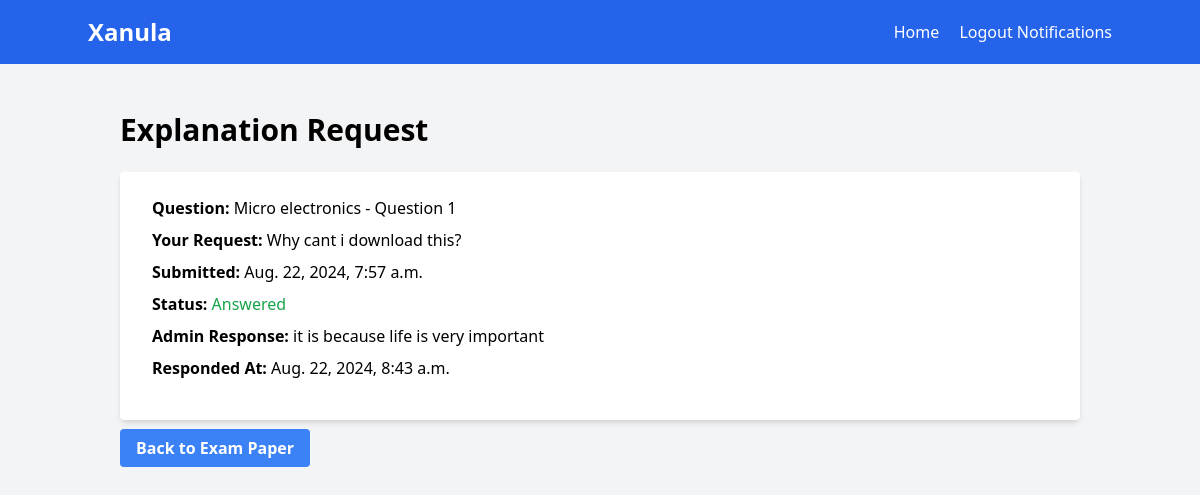
Screenshot of /explanation-request-detail/1/ (signed in) with the database file from the repository.
### core/models.py (models this page shows, shortened)
class ExplanationRequest(models.Model):
    STATUS_CHOICES = (
        ('pending', 'Pending'),
        ('answered', 'Answered'),
    )
    user = models.ForeignKey(User, on_delete=models.CASCADE)
    question = models.ForeignKey(PastExamQuestion, on_delete=models.CASCADE)
    request_text = models.TextField()
    admin_response = models.TextField(blank=True, null=True)
    created_at = models.DateTimeField(auto_now_add=True)
    responded_at = models.DateTimeField(null=True, blank=True)
    status = models.CharField(max_length=10, choices=STATUS_CHOICES, default='pending')

class PastExamQuestion(models.Model):
    exam_paper = models.ForeignKey(PastExamPaper, on_delete=models.CASCADE)
    question_number = models.PositiveIntegerField()
    video_solution_url = models.URLField(help_text="YouTube video URL for the solution", blank=True)
    written_solution = models.FileField(upload_to='past_exam_solutions/pdfs/')
    class Meta:
        unique_together = ['exam_paper', 'question_number']
    def __str__(self):
        return f"{self.exam_paper.name} - Question {self.question_number}"

class PastExamPaper(models.Model):
    name = models.CharField(max_length=200)
    subject = models.ForeignKey(Subject, on_delete=models.CASCADE)
    year = models.PositiveIntegerField()
    pdf_file = models.FileField(upload_to='past_exam_papers/')
    is_paid = models.BooleanField(default=False)

### core/views.py (the view)
# urls.py: path('explanation-request-detail/<int:pk>/', ExplanationRequestDetailView.as_view(), name='explanation_request_detail'),
class ExplanationRequestDetailView(LoginRequiredMixin, DetailView):
    model = ExplanationRequest
    template_name = 'core/explanation_request_detail.html'
    context_object_name = 'request'
    def get_queryset(self):
        return super().get_queryset().filter(user=self.request.user)

### core/context_processors.py (called while the page is built)
def notification_count(request):
    if request.user.is_authenticated:
        count = ExplanationRequest.objects.filter(user=request.user, status='pending').count()
        return {'notification_count': count}
    return {'notification_count': 0}

### templates/core/explanation_request_detail.html
{% extends 'base.html' %}
{% block content %}
<div class="container mx-auto px-4">
    <h1 class="text-3xl font-bold mb-6">Explanation Request</h1>
    <div class="bg-white shadow-md rounded px-8 pt-6 pb-8 mb-4">
        <p class="mb-2"><strong>Question:</strong> {{ request.question }}</p>
        <p class="mb-2"><strong>Your Request:</strong> {{ request.request_text }}</p>
        <p class="mb-2"><strong>Submitted:</strong> {{ request.created_at }}</p>
        <p class="mb-2"><strong>Status:</strong>
            {% if request.status == 'pending' %}
                <span class="text-yellow-600">Pending</span>
            {% else %}
                <span class="text-green-600">Answered</span>
            {% endif %}
        </p>
        {% if request.admin_response %}
            <p class="mb-2"><strong>Admin Response:</strong> {{ request.admin_response }}</p>
            <p class="mb-2"><strong>Responded At:</strong> {{ request.responded_at }}</p>
        {% else %}
            <p class="text-yellow-600">Waiting for admin response...</p>
        {% endif %}
    </div>
    <a href="{% url 'core:past_exam_paper_detail' request.question.exam_paper.id %}" class="bg-blue-500 hover:bg-blue-700 text-white font-bold py-2 px-4 rounded">
        Back to Exam Paper
    </a>
</div>
{% endblock %}

### rows the page displays
ExplanationRequest: question "Micro electronics - Question 1", request_text "Why cant i download this?", created_at "Aug. 22, 2024, 7:57 a.m.", admin_response "it is because life is very important", responded_at "Aug. 22, 2024, 8:43 a.m."
